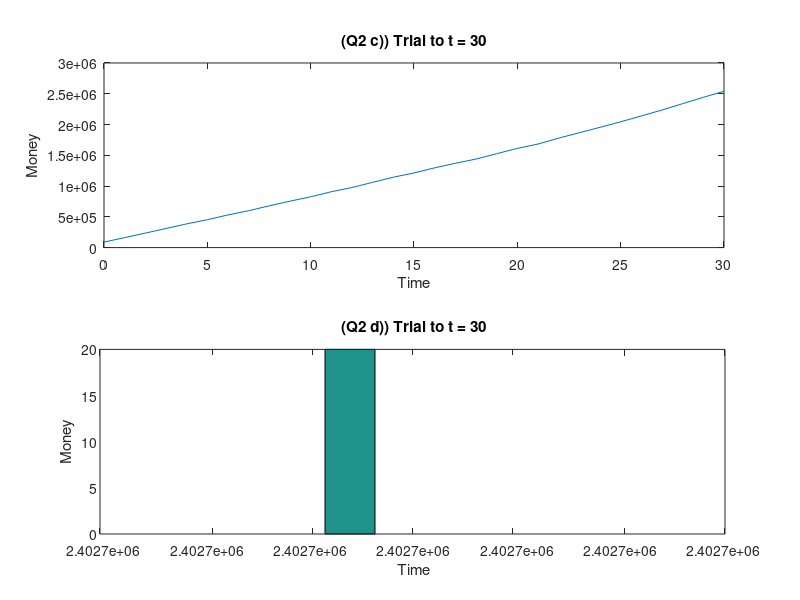

Recreate this plot in MATLAB.
%
%   Question 2 part c):
%   Run trial of the model up to t=30
%

%   Define variables
t = 30;
M0 = 90000;
mu = 10000;
sigma = 2225;

x = 0:1:t;
y = [];
y = [y M0];

%Iterate through interation function
for i=1:t
    %Determine the random variable for interest
    rnum = rand;
    if (rnum <= 1) && (rnum > 0.75)
        r = 0.0005;
    elseif (rnum <= 0.75) && (rnum > 0.5)
        r = 0.013;
    else
        r = 0.01;
    end
    M = (1 + r) * (60000 + M0) + normrnd(mu,sigma);
    M0 = M;
    y = [y M];
end;

%Plot
subplot(2,1,1);
plot(x,y);
    title(['(Q2 c)) Trial to t = ' num2str(t)]);
    xlabel('Time');
    ylabel('Money');

%
%   Question 2 part d):
%   Run 10000 trials of the model up to t=30
%

%   Define variables
trials = 20;
t = 30;
M0 = 90000;
mu = 10000;
sigma = 2225;

x = 0:1:t;
y = [];
y = [y M0];

Money = [];

%Iterate through interation function

for j=1:trials
    for i=1:t
        %Determine the random variable for interest
        rnum = rand;
        if (rnum <= 1) && (rnum > 0.75)
            r = 0.0005;
        elseif (rnum <= 0.75) && (rnum > 0.5)
            r = 0.013;
        else
            r = 0.01;
        end
        M = (1 + r) * (60000 + M0) + normrnd(mu,sigma);
        M0 = M;
        y = [y M];
    end;
    Money = [Money y(t)];
end;

%Plot
subplot(2,1,2);
hist(Money);
    title(['(Q2 d)) Trial to t = ' num2str(t)]);
    xlabel('Time');
    ylabel('Money');

mean = mean(Money)
standard_deviation = std(Money)

%
%   Question 2 part e):
%   Run trials until $1,000,000 is reached
%

%   Define variables
M0 = 90000;
mu = 10000;
sigma = 2225;
t = 0;

x = 0:1:t;
y = [];
y = [y M0];

for t=1:10000
    rnum = rand;
    if (rnum <= 1) && (rnum > 0.75)
        r = 0.0005;
    elseif (rnum <= 0.75) && (rnum > 0.5)
        r = 0.013;
    else
        r = 0.01;
    end
    M = (1 + r) * (60000 + M0) + normrnd(mu,sigma);
    M0 = M;
    if M > 1000000
        break;
    end;
end

disp(t)